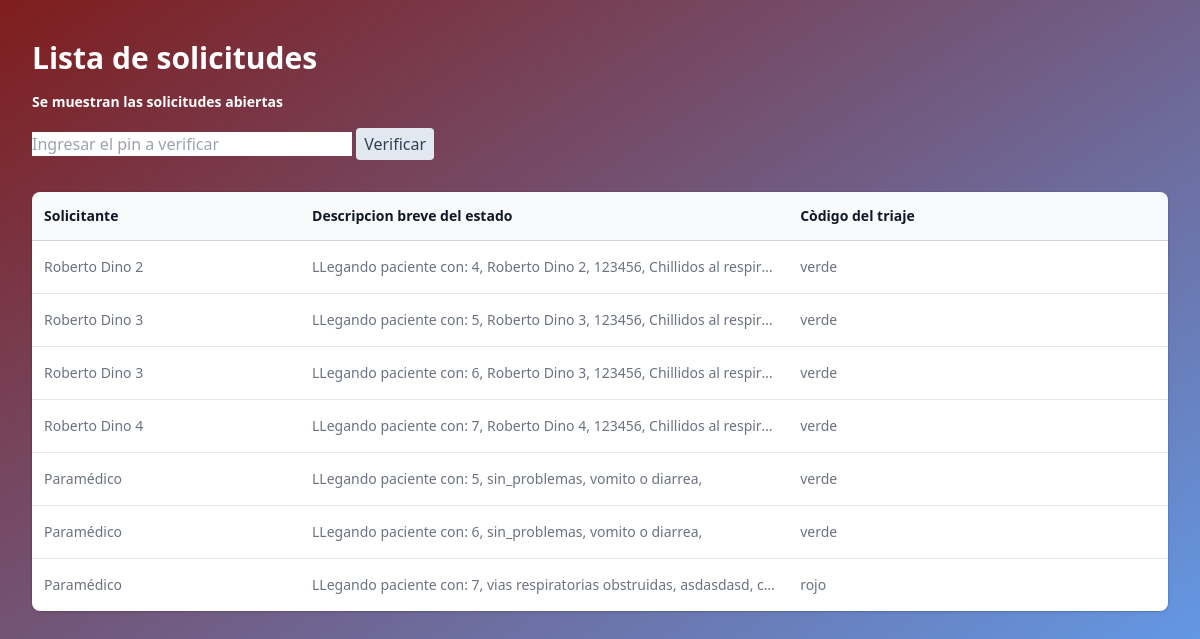
Screenshot of /recepcion/lista with the database file from the repository.
### tables this page shows
CREATE TABLE FormPacientes (
            id integer primary key AUTOINCREMENT,
            nombre_completo text,
            cedula text,
            respiracion text,
            piel text,
            fiebre text,
            neurologicos text,
            conciencia text,
            dolor text,
            lugar_dolor text,
            vomito_diarrea text,
            pulso text,
            sangrado text,
            lugar_sangrado text,
            alergias text,
            otras_alergias text,
            cronicas text,
            otras_cronicas text,
            alimento text,
            evento text,
            tipo_sangre text,
            comentarios text,
            pin text,
            verificado integer default 0
        );

CREATE TABLE FormParamedicos (
            id integer primary key AUTOINCREMENT,
            respiracion text,
            saturacion text,
            piel text,
            traumatismos text,
            temperatura text,
            neurologicos text,
            conciencia text,
            dolor text,
            lugar_dolor text,
            vomito_diarrea text,
            pulso text,
            sangrado text,
            lugar_sangrado text,
            alergias text,
            otras_alergias text,
            cronicas text,
            otras_cronicas text,
            alimento text,
            evento text,
            tipo_sangre text,
            comentarios text
        );

### app.py (the view)
@app.route('/recepcion/lista', methods=['GET'])
def recepcion_lista():
    solicitudes = obtener_todas_las_solicitudes()
    return render_template("lista_de_solicitudes.html", solicitudes=solicitudes)

### app.py (called while the page is built)
def triage_paramedicos(datos):
    contador_det_grave = 0
    contador_grave = 0
    contador_intermedio = 0
    contador_leve = 0
    for dato in datos:
        if dato in paramedicos_determinantes_grave:
            contador_det_grave += 1
        elif dato in paramedicos_grave:
            contador_grave += 1
        elif dato in paramedicos_intermedio:
            contador_intermedio += 1
        elif dato in paramedicos_leve:
            contador_leve += 1
    if contador_det_grave > 0 or contador_grave > 1:
        return('rojo')
    elif contador_grave > 0 and contador_intermedio > 2:
        return('rojo')
    elif contador_intermedio > 2:
        return('naranja')
    elif contador_intermedio > 1 and contador_leve > 2:
        return('naranja')
    else:
        return('verde')

def generar_descripcion(id, tabla):
    conn = sql.connect("AppDB.db")
    cursor = conn.cursor()
    instruccion = f"SELECT * FROM '{tabla}' WHERE id LIKE '{id}'"
    cursor.execute(instruccion)
    lista=cursor.fetchall()[0]
    descripcion = 'LLegando paciente con: '
    for elemento in lista:
        if elemento != 'sin problemas' and elemento != '[]' and elemento != '' and elemento != None:
            if elemento == "dolor moderado" or elemento == "dolor intenso":
                descripcion += f'{elemento} '
            else:
                descripcion += f'{elemento}, '
    print(descripcion)
    return {
        "triage": triage_paramedicos(lista),
        "descripcion" : descripcion
    }

### templates/lista_de_solicitudes.html (shortened to what this page needs)
<!DOCTYPE html>
<html lang="en">
  <head>
    <script src="https://cdn.tailwindcss.com"></script>
  </head>
  <body>
    <div
      class="px-4 sm:px-6 lg:px-8 flex-wrap min-h-screen sm:justify-center items-center h-full bg-gradient-to-tl from-blue-400 to-red-900 w-full"
    >
      <div class="sm:flex sm:items-center">
        <div class="sm:flex-auto">
          <b>
            <h1
              class="mt-10 text-3xl font-semibold text-white text-white-1000 mb-4"
            >
              Lista de solicitudes
            </h1>
          </b>
          <b>
            <p class="mt-4 text-sm text-white text-white-700 mb-4">
              Se muestran las solicitudes abiertas
            </p>
          </b>
          <form action="{{url_for('verificar_pin')}}">
            <input
              name="pin"
              type="text"
              placeholder="Ingresar el pin a verificar"
              class="input w-full max-w-xs"
            />
            <input
              class="px-2 py-1 bg-slate-200 text-slate-700 rounded"
              type="submit"
              value="Verificar"
            />
          </form>
        </div>
      </div>
      <div class="mt-8 flex flex-col">
        <div class="-my-2 -mx-4 overflow-x-auto sm:-mx-6 lg:-mx-8">
          <div
            class="inline-block min-w-full py-2 align-middle md:px-6 lg:px-8"
          >
            <div
              class="overflow-hidden shadow ring-1 ring-black ring-opacity-5 md:rounded-lg"
            >
              <table class="min-w-full divide-y divide-gray-300">
                <thead class="bg-gray-50">
                  <tr>
                    <th
                      scope="col"
                      class="px-3 py-3.5 text-left text-sm font-semibold text-gray-900"
                    >
                      Solicitante
                    </th>
                    <th
                      scope="col"
                      class="px-3 py-3.5 text-left text-sm font-semibold text-gray-900"
                    >
                      Descripcion breve del estado
                    </th>
                    <th
                      scope="col"
                      class="px-3 py-3.5 text-left text-sm font-semibold text-gray-900"
                    >
                      Còdigo del triaje
                    </th>
                    <th
                      scope="col"
                      class="relative py-3.5 pl-3 pr-4 sm:pr-6"
                    ></th>
                  </tr>
                </thead>
                <tbody class="divide-y divide-gray-200 bg-white">
                  {% if solicitudes | length > 0 %} {% for solicitud in
                  solicitudes %}
                  <tr>
                    <td
                      class="whitespace-nowrap px-3 py-4 text-sm text-gray-500"
                    >
                      {% if 'nombre_completo' in solicitud.keys() %}
                      {{solicitud['nombre_completo']}} {% else %} Paramédico {%
                      endif %}
                    </td>
                    <td
                      class="whitespace-nowrap px-3 py-4 text-sm text-gray-500 max-w-[50px] truncate"
                    >
                      {{solicitud['descripcion']}}
                    </td>
                    <td
                      class="whitespace-nowrap px-3 py-4 text-sm text-gray-500"
                    >
                      {{solicitud['triage']}}
                    </td>
                    <td
                      class="relative whitespace-nowrap py-4 pl-3 pr-4 text-right text-sm font-medium sm:pr-6"
                    ></td>
                  </tr>
                  {% endfor %} {% endif %}
                </tbody>
              </table>
            </div>
          </div>
        </div>
      </div>
    </div>
  </body>
</html>

### rows the page displays
FormPacientes: nombre_completo "Roberto Dino 2", descripcion "LLegando paciente con: 4, Roberto Dino 2, 123456, Chillidos al respir…", triage "verde"
FormPacientes: nombre_completo "Roberto Dino 3", descripcion "LLegando paciente con: 5, Roberto Dino 3, 123456, Chillidos al respir…", triage "verde"
FormPacientes: nombre_completo "Roberto Dino 3", descripcion "LLegando paciente con: 6, Roberto Dino 3, 123456, Chillidos al respir…", triage "verde"
FormPacientes: nombre_completo "Roberto Dino 4", descripcion "LLegando paciente con: 7, Roberto Dino 4, 123456, Chillidos al respir…", triage "verde"
FormParamedicos: shows "Paramédico", descripcion "LLegando paciente con: 5, sin_problemas, vomito o diarrea,", triage "verde"
FormParamedicos: shows "Paramédico", descripcion "LLegando paciente con: 6, sin_problemas, vomito o diarrea,", triage "verde"
FormParamedicos: shows "Paramédico", descripcion "LLegando paciente con: 7, vias respiratorias obstruidas, asdasdasd, c…", triage "rojo"
